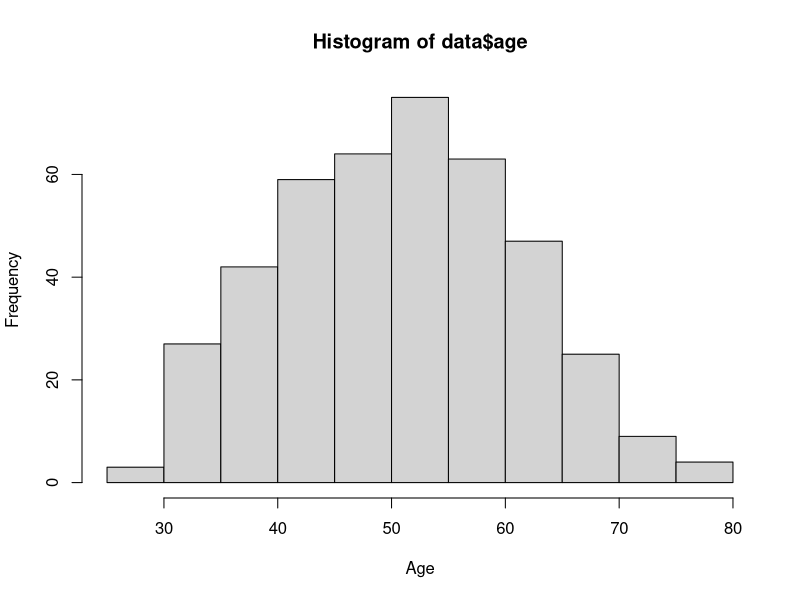

The R script that drew this image: (Note: this script raises an error after producing the figure.)
## ---- chunk 1
library(ggplot2)
library(survminer)
library(readr)
library(glmnet)
library(survival)
## ---- chunk 2
#head(pbc)
#summary(pbc)
#hist(pbc$stage)
#table(pbc$stage)
## ---- chunk 3
# assign data set to a labelled object
data <- pbc
# create event parameter corresponding to death of the patient
data$event <- 0 + (data$status == 2)
## ---- chunk 4
data$trt <- factor(data$trt)
data$status <- factor(data$status)
data$stage <- factor(data$stage)
data$ascites <- factor(data$ascites)
data$edema <- factor(data$edema)
data$spiders <- factor(data$spiders)
data$hepato <- factor(data$hepato)
## ---- chunk 5
hist(data$age, xlab="Age")
## ---- chunk 6
data$ageGroup <- cut(data$age, breaks = c(0,10,20,30,40,50,60,70,80,90,Inf))
table(data$ageGroup)
## ---- chunk 7
# cholesterol
fit.chol <- (lm(chol ~ age, data = data))
data$chol[is.na(data$chol)] <-
  predict(fit.chol, newdata = subset(data, is.na(chol)))
# copper
fit.copper <- (lm(copper ~ age, data = data))
data$copper[is.na(data$copper)] <-
  predict(fit.copper, newdata = subset(data, is.na(copper)))
# trig
fit.trig <- (lm(trig ~ age, data = data))
data$trig[is.na(data$trig)] <-
  predict(fit.trig, newdata = subset(data, is.na(trig)))
# platelet
fit.platelet <- (lm(platelet ~ age, data = data))
data$platelet[is.na(data$platelet)] <-
  predict(fit.platelet, newdata = subset(data, is.na(platelet)))
# check if NAs have been properly predicted
summary(data)
## ---- chunk 8
specimen <- subset(data, data$trt != "NA" & data$status != 1)
summary(specimen)
## ---- chunk 9
survival <- Surv(specimen$time / 365.25, specimen$event)
## ---- chunk 10
KM <- survfit(survival ~ 1, data = specimen)
KM
ggsurvplot(KM, xlab="Survival Years", ylab="Kaplan-Meyer Estimator")
## ---- chunk 11
# fitting the survival to sex parameter
fit.sex <- survfit(survival ~ sex, data = specimen)
## visualizing the survival probability
ggsurvplot(fit.sex, 
           data = specimen, 
           xlab = "Years",
           conf.int = FALSE,
           pval = TRUE,
           legend = "top",
           legend.title = "Sex",
           legend.labs = c("Male", "Female"))
## ---- chunk 12
# fitting the survival to treatment parameter
fit.trt <- survfit(survival ~ trt, data = specimen)
## visualizing the survival probability
ggsurvplot(fit.trt, 
           data = specimen, 
           xlab = "Years",
           conf.int = FALSE,
           pval = TRUE,
           legend = "top",
           legend.title = "Treatment",
           legend.labs = c("D-penicillamin", "Placebo"))
## ---- chunk 13
# age parameter retreatment named "ageBin" parameter
specimen$ageBin <- ifelse(specimen$age > 50, ">50", "<=50")
# converting the ageBin parameter into factor
specimen$ageBin <- as.factor(specimen$ageBin)
# fitting the survival to the new age parameter
fit.age <- survfit(survival ~ ageBin, data = specimen)
## visualizing the survival probability
ggsurvplot(fit.age, 
           data = specimen, 
           xlab = "Years",
           conf.int = FALSE,
           pval = TRUE,
           legend = "top",
           legend.title = "Age",
           legend.labs = c("Youngers (<=50)", "Olders (>50)"))
## ---- chunk 14
MH <- survdiff(survival ~ specimen$trt)
MH
## ---- chunk 15
W <- survdiff(survival ~ specimen$trt, rho=1)
W
## ---- chunk 16
# univariate cox regression on sex parameter
cox.sex <- coxph(survival ~ sex, data = specimen)
cox.sex
## ---- chunk 17
# univariate cox regression on treatment parameter
cox.trt <- coxph(survival ~ trt, data = specimen)
cox.trt
## ---- chunk 18
# univariate cox regression on age parameter
cox.age <- coxph(survival ~ age, data = specimen)
cox.age
## ---- chunk 19
# multivariate cox regression
coxph <- coxph(survival  ~ age + edema + hepato + platelet + sex + spiders + ascites + log(albumin) + log(alk.phos) + log(ast) + log(bili) + log(chol) + log(copper) + log(trig) + log(protime), data = specimen)
summary(coxph)
## ---- chunk 20
# multivariate Cox regression with significant covariates only
fit.coxph <- coxph(survival  ~ age + as.factor(edema) + log(albumin) + log(bili) + log(protime) + log(copper), data = specimen)
summary(fit.coxph)
## ---- chunk 21
# automatically visualizing the estimated distribution of survival times
ggsurvplot(survfit(fit.coxph), data = specimen)
## ---- chunk 22
# Manually visualizing the estimated distribution of survival times
specimen.null<-data.frame(age=rep(0,1), edema=rep(0,1), bili=rep(1,1), albumin=rep(1,1), protime=rep(1,1), copper=rep(1,1))
# for baseline
plot(survfit(fit.coxph, newdata=specimen.null), lwd=2,ylim=c(.99,1), main='Baseline survivor', xlab='Years', ylab='Survival', conf.int=T)
# for mean covariates
plot(survfit(fit.coxph),lwd=2,main= 'Fitted survivor at mean covariates', xlab='Years', ylab='Survival')
## ---- chunk 23
ggforest(coxph(survival ~ log(bili) + log(albumin) + ageBin, data = specimen))
## ---- chunk 24
ftest <- cox.zph(fit.coxph)
ftest
ggcoxzph(ftest)
## ---- chunk 25
ggcoxdiagnostics(fit.coxph,
                 type = "deviance",
                 ox.scale = "time")
ggcoxdiagnostics(fit.coxph,
                 type = "schoenfeld",
                 ox.scale = "time")
